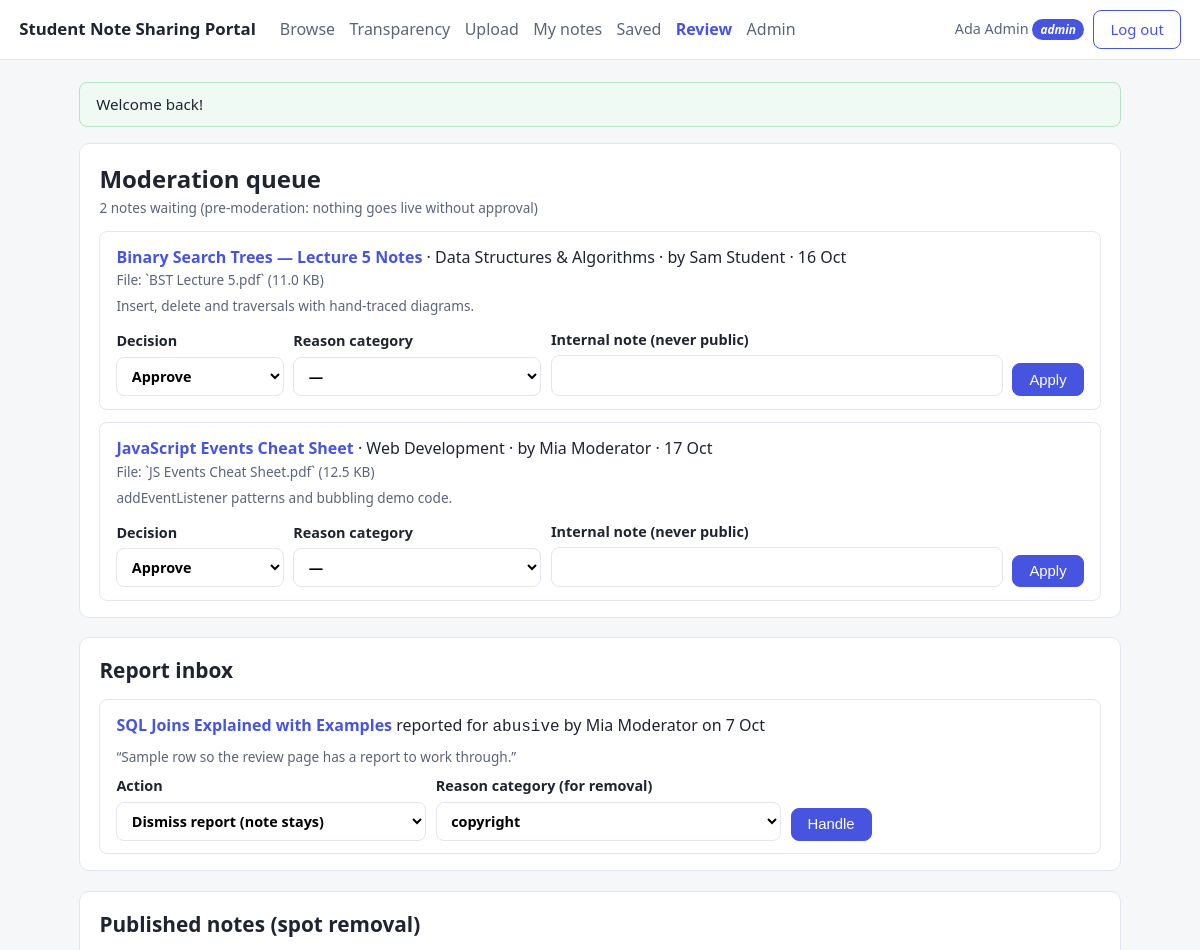
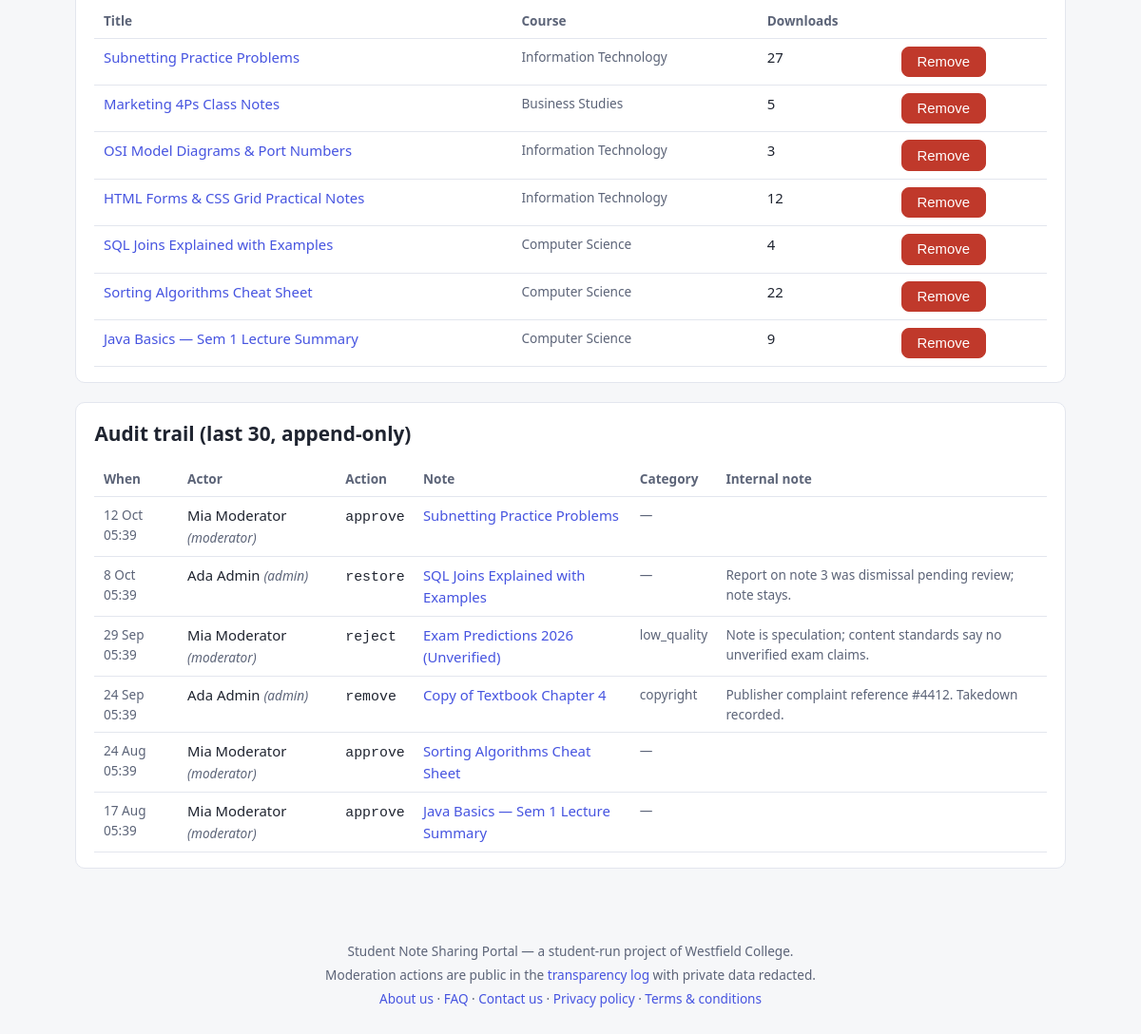
/review.php (signed in), run on the app's committed database (2 pictures, top to bottom).
### tables this page shows
CREATE TABLE users (
  id              INT UNSIGNED AUTO_INCREMENT PRIMARY KEY,
  institution_id  INT UNSIGNED NOT NULL,
  email           VARCHAR(150) NOT NULL UNIQUE,
  password_hash   VARCHAR(255) NOT NULL,
  display_name    VARCHAR(100) NOT NULL,
  role            ENUM('student','moderator','admin') NOT NULL DEFAULT 'student',
  created_at      TIMESTAMP NOT NULL DEFAULT CURRENT_TIMESTAMP,
  FOREIGN KEY (institution_id) REFERENCES institutions(id)
);

CREATE TABLE notes (
  id                 INT UNSIGNED AUTO_INCREMENT PRIMARY KEY,
  uploader_id        INT UNSIGNED NOT NULL,
  subject_id         INT UNSIGNED NOT NULL,
  title              VARCHAR(200) NOT NULL,
  description        TEXT,
  status             ENUM('draft','pending','published','rejected','removed')
                       NOT NULL DEFAULT 'pending',
  file_ref           VARCHAR(64) NOT NULL,
  original_name      VARCHAR(255) NOT NULL,
  mime               VARCHAR(100) NOT NULL,
  size_bytes         INT UNSIGNED NOT NULL,
  ownership_attested TINYINT(1) NOT NULL,
  view_count         INT UNSIGNED NOT NULL DEFAULT 0,
  download_count     INT UNSIGNED NOT NULL DEFAULT 0,
  created_at         TIMESTAMP NOT NULL DEFAULT CURRENT_TIMESTAMP,
  published_at       TIMESTAMP NULL,
  FOREIGN KEY (uploader_id) REFERENCES users(id),
  FOREIGN KEY (subject_id) REFERENCES subjects(id),
  INDEX notes_status_created_idx (status, created_at),
  INDEX notes_subject_idx (subject_id),
  FULLTEXT KEY notes_search_idx (title, description),
  CONSTRAINT notes_title_len CHECK (CHAR_LENGTH(title) BETWEEN 3 AND 200),
  CONSTRAINT notes_attested CHECK (ownership_attested = 1)
);

CREATE TABLE subjects (
  id        INT UNSIGNED AUTO_INCREMENT PRIMARY KEY,
  course_id INT UNSIGNED NOT NULL,
  name      VARCHAR(150) NOT NULL,
  UNIQUE KEY subjects_course_name_uq (course_id, name),
  FOREIGN KEY (course_id) REFERENCES courses(id) ON DELETE CASCADE
);

CREATE TABLE reports (
  id          INT UNSIGNED AUTO_INCREMENT PRIMARY KEY,
  note_id     INT UNSIGNED NOT NULL,
  reporter_id INT UNSIGNED NOT NULL,
  reason      VARCHAR(20) NOT NULL
              CHECK (reason IN ('copyright','low_quality','duplicate',
                                'off_topic','abusive','privacy','other')),
  details     VARCHAR(1000),
  status      ENUM('open','resolved','dismissed') NOT NULL DEFAULT 'open',
  created_at  TIMESTAMP NOT NULL DEFAULT CURRENT_TIMESTAMP,
  FOREIGN KEY (note_id)     REFERENCES notes(id)  ON DELETE CASCADE,
  FOREIGN KEY (reporter_id) REFERENCES users(id),
  UNIQUE KEY reports_note_reporter_uq (note_id, reporter_id),
  INDEX reports_status_idx (status)
);

CREATE TABLE courses (
  id             INT UNSIGNED AUTO_INCREMENT PRIMARY KEY,
  institution_id INT UNSIGNED NOT NULL,
  name           VARCHAR(150) NOT NULL,
  UNIQUE KEY courses_inst_name_uq (institution_id, name),
  FOREIGN KEY (institution_id) REFERENCES institutions(id)
);

CREATE TABLE moderation_actions (
  id              INT UNSIGNED AUTO_INCREMENT PRIMARY KEY,
  note_id         INT UNSIGNED NOT NULL,
  actor_id        INT UNSIGNED NOT NULL,
  action          ENUM('approve','reject','remove','restore','takedown') NOT NULL,
  reason_category VARCHAR(20)
                  CHECK (reason_category IN ('copyright','low_quality','duplicate',
                        'off_topic','abusive','privacy','other')),
  internal_note   VARCHAR(1000),
  created_at      TIMESTAMP NOT NULL DEFAULT CURRENT_TIMESTAMP,
  FOREIGN KEY (note_id)  REFERENCES notes(id),
  FOREIGN KEY (actor_id) REFERENCES users(id),
  INDEX moderation_actions_note_idx (note_id),
  INDEX moderation_actions_created_idx (created_at)
);

### includes/functions.php (called while the page is built, shortened)
<?php
function e(mixed $value): string
{
    return htmlspecialchars((string) $value, ENT_QUOTES, 'UTF-8');
}
function take_flashes(): array
{
    $list = $_SESSION['flash'] ?? [];
    return $list;
}

### includes/auth.php (called while the page is built, shortened)
<?php
require_once __DIR__ . '/db.php';
require_once __DIR__ . '/functions.php';
function current_user(): ?array
{
    if (array_key_exists('op_user', $GLOBALS)) {
        return $GLOBALS['op_user'] ?: null;
    }
    $id = filter_var($_SESSION['user_id'] ?? null, FILTER_VALIDATE_INT);
    $row = query('SELECT id, email, display_name, role, institution_id FROM users WHERE id = ?', [$id])->fetch();
    return $GLOBALS['op_user'] = $row ?: null;
}
function require_login(): void
{
    if (current_user() === null) {
        flash('Please log in first.', 'warn');
        redirect('login.php');
    }
}
function require_role(string ...$roles): void
{
    require_login();
}

### includes/db.php (called while the page is built, shortened)
<?php
function db(): PDO
{
    static $pdo = null;
    if ($pdo instanceof PDO) {
        return $pdo;
    }
    $dsn = 'mysql:host=' . DB_HOST . ';dbname=' . DB_NAME . ';charset=utf8mb4';
    try {
        $pdo = new PDO($dsn, DB_USER, DB_PASS, [
            PDO::ATTR_ERRMODE            => PDO::ERRMODE_EXCEPTION,
            PDO::ATTR_DEFAULT_FETCH_MODE => PDO::FETCH_ASSOC,
            PDO::ATTR_EMULATE_PREPARES   => false,
        ]);
    } catch (PDOException $e) {
        http_response_code(503);
        die('Database unavailable — is MySQL running and the note_portal schema imported? (Server said: ' . htmlspecialchars($e->getMessage()) . ')');
    }
    return $pdo;
}
function query(string $sql, array $params = []): PDOStatement
{
    $stmt = db()->prepare($sql);
    $stmt->execute($params);
    return $stmt;
}

### review.php (the view, shortened to what this page needs)
<?php
require_once __DIR__ . '/includes/auth.php';
require_role('moderator', 'admin');
$cats = ['copyright', 'low_quality', 'duplicate', 'off_topic', 'abusive', 'privacy', 'other'];
$queue = query(
    "SELECT n.id, n.title, n.description, n.created_at, n.original_name, n.size_bytes,
            u.display_name AS uploader, s.name AS subject
     FROM notes n
     JOIN users u    ON u.id = n.uploader_id
     JOIN subjects s ON s.id = n.subject_id
     WHERE n.status = 'pending'
     ORDER BY n.created_at"
)->fetchAll();
$openReports = query(
    "SELECT r.id, r.note_id, r.reason, r.details, r.created_at,
            n.title AS note_title, u.display_name AS reporter
     FROM reports r
     JOIN notes n ON n.id = r.note_id
     JOIN users u ON u.id = r.reporter_id
     WHERE r.status = 'open'
     ORDER BY r.created_at"
)->fetchAll();
$published = query(
    "SELECT n.id, n.title, n.download_count, c.name AS course
     FROM notes n
     JOIN subjects s ON s.id = n.subject_id
     JOIN courses c  ON c.id = s.course_id
     WHERE n.status = 'published'
     ORDER BY n.published_at DESC
     LIMIT 15"
)->fetchAll();
$audit = query(
    "SELECT m.id, m.note_id, m.action, m.reason_category, m.created_at, m.internal_note,
            n.title AS note_title, u.display_name AS actor, u.role AS actor_role
     FROM moderation_actions m
     JOIN notes n    ON n.id = m.note_id
     JOIN users u    ON u.id = m.actor_id
     ORDER BY m.created_at DESC
     LIMIT 30"
)->fetchAll();
require __DIR__ . '/includes/header.php';
?>
<article class="card stack" style="margin-bottom:1.2rem">
  <h1 style="margin:0">Moderation queue</h1>
  <p class="meta" style="margin:0"><?= count($queue) ?> note<?= count($queue) === 1 ? '' : 's' ?> waiting (pre-moderation: nothing goes live without approval)</p>
  <?php foreach ($queue as $q): ?>
    <div class="stack" style="border:1px solid var(--line); border-radius:8px; padding:.8rem 1rem">
      <p style="margin:0">
        <b><a href="note.php?id=<?= (int) $q['id'] ?>"><?= e($q['title']) ?></a></b>
        · <?= e($q['subject']) ?> · by <?= e($q['uploader']) ?> · <?= e(date('j M', strtotime($q['created_at']))) ?>
      </p>
      <p class="meta" style="margin:0">File: `<?= e($q['original_name']) ?>` (<?= number_format($q['size_bytes'] / 1024, 1) ?> KB)</p>
      <?php if ($q['description']): ?><p class="meta" style="margin:.3rem 0 0"><?= e($q['description']) ?></p><?php endif; ?>
      <form method="post" style="display:flex; gap:.6rem; flex-wrap:wrap; align-items:flex-end">
        <label style="margin:0">Decision
          <select name="decision" required>
            <option value="approve">Approve</option>
          </select>
        </label>
        <label style="margin:0">Reason category
          <select name="reason_category">
            <option value="">—</option>
          </select>
        </label>
        <label style="margin:0; flex:1">Internal note (never public)
          <input type="text" name="internal_note" maxlength="1000">
        </label>
        <button class="btn">Apply</button>
      </form>
    </div>
  <?php endforeach; ?>
</article>
<article class="card stack" style="margin-bottom:1.2rem">
  <h1 style="margin:0; font-size:1.3rem">Report inbox</h1>
  <?php foreach ($openReports as $r): ?>
    <div style="border:1px solid var(--line); border-radius:8px; padding:.8rem 1rem">
      <p style="margin:0 0 .4rem">
        <b><a href="note.php?id=<?= (int) $r['note_id'] ?>"><?= e($r['note_title']) ?></a></b>
        reported for <code><?= e($r['reason']) ?></code> by <?= e($r['reporter']) ?> on <?= e(date('j M', strtotime($r['created_at']))) ?>
      </p>
      <?php if ($r['details']): ?><p class="meta" style="margin:0 0 .5rem">“<?= e($r['details']) ?>”</p><?php endif; ?>
      <form method="post" style="display:flex; gap:.6rem; align-items:flex-end; flex-wrap:wrap">
        <label style="margin:0">Action
          <select name="choice">
            <option value="dismiss">Dismiss report (note stays)</option>
          </select>
        </label>
        <label style="margin:0">Reason category (for removal)
          <select name="reason_category">
            <?php foreach ($cats as $cat): ?><option value="<?= e($cat) ?>"><?= e($cat) ?></option><?php endforeach; ?>
          </select>
        </label>
        <button class="btn">Handle</button>
      </form>
    </div>
  <?php endforeach; ?>
</article>
<article class="card stack" style="margin-bottom:1.2rem">
  <h1 style="margin:0; font-size:1.3rem">Published notes (spot removal)</h1>
  <table class="table">
    <thead><tr><th>Title</th><th>Course</th><th>Downloads</th><th></th></tr></thead>
    <tbody>
    <?php foreach ($published as $n): ?>
      <tr>
        <td><a href="note.php?id=<?= (int) $n['id'] ?>"><?= e($n['title']) ?></a></td>
        <td class="meta"><?= e($n['course']) ?></td>
        <td><?= (int) $n['download_count'] ?></td>
        <td>
          <form class="inline" method="post" onsubmit="return confirm('Remove this note? Actions are logged.')">
            <button class="btn btn-danger">Remove</button>
          </form>
        </td>
      </tr>
    <?php endforeach; ?>
    </tbody>
  </table>
</article>
<article class="card stack">
  <h1 style="margin:0; font-size:1.3rem">Audit trail (last 30, append-only)</h1>
  <table class="table">
    <thead><tr><th>When</th><th>Actor</th><th>Action</th><th>Note</th><th>Category</th><th>Internal note</th></tr></thead>
    <tbody>
    <?php foreach ($audit as $a): ?>
      <tr>
        <td class="meta"><?= e(date('j M H:i', strtotime($a['created_at']))) ?></td>
        <td><?= e($a['actor']) ?> <em class="meta">(<?= e($a['actor_role']) ?>)</em></td>
        <td><code><?= e($a['action']) ?></code></td>
        <td><a href="note.php?id=<?= (int) $a['note_id'] ?>"><?= e($a['note_title']) ?></a></td>
        <td class="meta"><?= e($a['reason_category'] ?? '—') ?></td>
        <td class="meta"><?= e($a['internal_note'] ?? '') ?></td>
      </tr>
    <?php endforeach; ?>
    </tbody>
  </table>
</article>
<?php require __DIR__ . '/includes/footer.php'; ?>

### includes/header.php (shortened to what this page needs)
<?php
require_once __DIR__ . '/auth.php';
$user    = current_user();
$flashes = take_flashes();
?>
<!DOCTYPE html>
<html lang="en">
<head>
<link rel="stylesheet" href="assets/style.css">
</head>
<body>
<header class="topbar">
  <a class="brand" href="index.php"><?= e(APP_NAME) ?></a>
  <nav>
    <a href="index.php" class="<?= basename($_SERVER['PHP_SELF']) === 'index.php' ? 'active' : '' ?>">Browse</a>
    <a href="transparency.php" class="<?= basename($_SERVER['PHP_SELF']) === 'transparency.php' ? 'active' : '' ?>">Transparency</a>
    <?php if ($user): ?>
      <a href="upload.php">Upload</a>
      <a href="my_notes.php">My notes</a>
      <a href="bookmarks.php">Saved</a>
    <?php endif; ?>
    <?php if ($user && in_array($user['role'], ['moderator', 'admin'], true)): ?>
      <a href="review.php" class="<?= basename($_SERVER['PHP_SELF']) === 'review.php' ? 'active' : '' ?>">Review</a>
    <?php endif; ?>
    <?php if ($user && $user['role'] === 'admin'): ?>
      <a href="admin.php">Admin</a>
    <?php endif; ?>
  </nav>
  <div class="account">
    <?php if ($user): ?>
      <span class="who"><?= e($user['display_name']) ?> <em class="badge badge-role"><?= e($user['role']) ?></em></span>
      <a class="btn btn-sec" href="logout.php">Log out</a>
    <?php else: ?>
      <a class="btn btn-sec" href="login.php">Log in</a>
      <a class="btn" href="register.php">Register</a>
    <?php endif; ?>
  </div>
</header>
<main class="wrap">
<?php foreach ($flashes as $f): ?>
  <div class="flash flash-<?= e($f['t']) ?>"><?= e($f['m']) ?></div>
<?php endforeach; ?>

### assets/style.css (style rules this page uses)
:root { --bg: #f6f7f9; --card: #ffffff; --ink: #1f2430; --muted: #68708a26; --muted-text: #5c6478; --brand: #4654e0; --brand-dark: #3a45c4; --ok: #178a4c; --bad: #c0392b; --warn: #b7791f; --line: #e3e6ee; }
* { box-sizing: border-box; }
body { margin: 0; font: 16px/1.55 "Segoe UI", system-ui, -apple-system, sans-serif; color: var(--ink); background: var(--bg); }
a { color: var(--brand); text-decoration: none; }
.topbar { display: flex; align-items: center; gap: 1.5rem; padding: .6rem 1.2rem; background: var(--card); border-bottom: 1px solid var(--line); position: sticky; top: 0; z-index: 5; }
.brand { font-weight: 700; font-size: 1.05rem; color: var(--ink); }
.topbar nav { display: flex; gap: .9rem; flex: 1; flex-wrap: wrap; }
.topbar nav a { color: var(--muted-text); padding: .25rem 0; }
.topbar nav a.active { color: var(--brand); font-weight: 600; }
.account { display: flex; gap: .6rem; align-items: center; }
.who { color: var(--muted-text); font-size: .9rem; }
.wrap { max-width: 1080px; margin: 1.4rem auto 3rem; padding: 0 1.2rem; }
.flash { padding: .6rem 1rem; margin-bottom: 1rem; border-radius: 8px; border: 1px solid var(--line); background: var(--card); font-size: .95rem; }
.flash-ok { border-color: #b7e2c8; background: #f0faf4; }
.card { background: var(--card); border: 1px solid var(--line); border-radius: 10px; padding: 1rem 1.2rem; }
.meta { color: var(--muted-text); font-size: .85rem; }
.badge { display: inline-block; padding: .1rem .5rem; border-radius: 999px; font-size: .74rem; font-weight: 600; background: #eef0f5; color: var(--muted-text); }
.badge-role { background: var(--brand); color: #fff; }
.btn { display: inline-block; padding: .45rem 1rem; border-radius: 8px; background: var(--brand); color: #fff; border: 1px solid var(--brand); font-size: .93rem; cursor: pointer; text-decoration: none; }
.btn-sec { background: transparent; color: var(--brand); }
.btn-danger { background: var(--bad); border-color: var(--bad); }
form.inline { display: inline-block; }
label { display: block; font-size: .9rem; font-weight: 600; margin-top: .8rem; }
input[type=text], input[type=email], input[type=password], select, textarea { width: 100%; max-width: 560px; padding: .5rem .65rem; margin-top: .25rem; border: 1px solid var(--line); border-radius: 8px; font: inherit; background: #fff; }
.table { width: 100%; border-collapse: collapse; font-size: .93rem; }
.table th, .table td { text-align: left; padding: .5rem .6rem; border-bottom: 1px solid var(--line); vertical-align: top; }
.table th { color: var(--muted-text); font-weight: 600; font-size: .85rem; }
.stack > * + * { margin-top: .8rem; }

### data on the page
users: display_name "Ada Admin", role "admin"
notes: title "Binary Search Trees — Lecture 5 Notes", subject.name "Data Structures & Algorithms", uploader.display_name "Sam Student", created_at "16 Oct", original_name "BST Lecture 5.pdf", $q['size_bytes']/1024 "11.0", description "Insert, delete and traversals with hand-traced diagrams."
notes: title "JavaScript Events Cheat Sheet", subject.name "Web Development", uploader.display_name "Mia Moderator", created_at "17 Oct", original_name "JS Events Cheat Sheet.pdf", $q['size_bytes']/1024 "12.5", description "addEventListener patterns and bubbling demo code."
reports: note.title "SQL Joins Explained with Examples", reason "abusive", reporter.display_name "Mia Moderator", created_at "7 Oct", details "Sample row so the review page has a report to work through."
notes: title "Subnetting Practice Problems", courses.name "Information Technology", download_count "27"
notes: title "Marketing 4Ps Class Notes", courses.name "Business Studies", download_count "5"
notes: title "OSI Model Diagrams & Port Numbers", courses.name "Information Technology", download_count "3"
notes: title "HTML Forms & CSS Grid Practical Notes", courses.name "Information Technology", download_count "12"
notes: title "SQL Joins Explained with Examples", courses.name "Computer Science", download_count "4"
notes: title "Sorting Algorithms Cheat Sheet", courses.name "Computer Science", download_count "22"
notes: title "Java Basics — Sem 1 Lecture Summary", courses.name "Computer Science", download_count "9"
moderation_actions: created_at "12 Oct 05:39", actor.display_name "Mia Moderator", actor.role "moderator", action "approve", note.title "Subnetting Practice Problems", reason_category "—"
moderation_actions: created_at "8 Oct 05:39", actor.display_name "Ada Admin", actor.role "admin", action "restore", note.title "SQL Joins Explained with Examples", reason_category "—", internal_note "Report on note 3 was dismissal pending review; note stays."
moderation_actions: created_at "29 Sep 05:39", actor.display_name "Mia Moderator", actor.role "moderator", action "reject", note.title "Exam Predictions 2026 (Unverified)", reason_category "low_quality", internal_note "Note is speculation; content standards say no unverified exam claims."
moderation_actions: created_at "24 Sep 05:39", actor.display_name "Ada Admin", actor.role "admin", action "remove", note.title "Copy of Textbook Chapter 4", reason_category "copyright", internal_note "Publisher complaint reference #4412. Takedown recorded."
moderation_actions: created_at "24 Aug 05:39", actor.display_name "Mia Moderator", actor.role "moderator", action "approve", note.title "Sorting Algorithms Cheat Sheet", reason_category "—"
moderation_actions: created_at "17 Aug 05:39", actor.display_name "Mia Moderator", actor.role "moderator", action "approve", note.title "Java Basics — Sem 1 Lecture Summary", reason_category "—"

### other printed values
APP_NAME "Student Note Sharing Portal"
$f['m'] "Welcome back!"
count($queue) "2"
form field reason_category "copyright"
